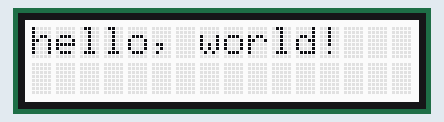
Bench run of a sketch on a simulated Arduino Uno, built with avr-gcc and run on an emulated ATmega328P. On the bench: 16×2 character LCD.

Above: at 0.1 s.
At 4.99 s:
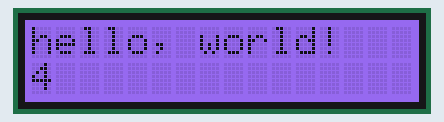
At 9.99 s:
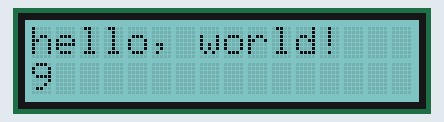
At 19.97 s:
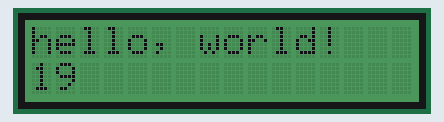
At 29.95 s:
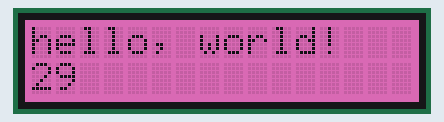
At 39.93 s:
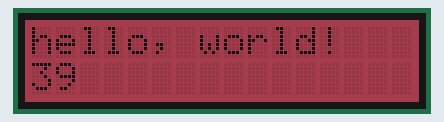

The sketch:

Lcd_colored.ino
```cpp
#include <Wire.h>
#include "rgb_lcd.h"

rgb_lcd lcd;

const int colorR = 128;
const int colorG = 128;
const int colorB = 0;
int i=0,j=0,k=0;

void setup()
{
    // set up the LCD's number of columns and rows:
    lcd.begin(16, 2);


    // Print a message to the LCD.
    lcd.print("hello, world!");

    delay(1000);
}

void loop()
{
   lcd.setRGB(i, k, j);
   i+=10;
   j+=20;
   k+=30;
   if(i>=255) i=0;
   if(j>=255) j=0;
   if(k>=255) k=0;
    // set the cursor to column 0, line 1
    // (note: line 1 is the second row, since counting begins with 0):
    lcd.setCursor(0, 1);
    // print the number of seconds since reset:
    lcd.print(millis()/1000);


    delay(100);
}
```
